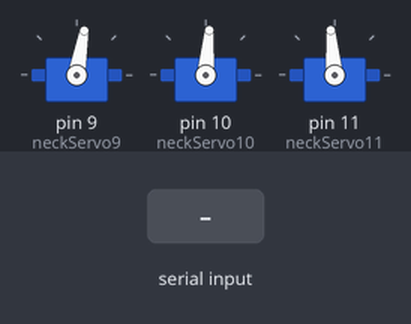
Bench run of a sketch on a simulated Arduino Uno, built with avr-gcc and run on an emulated ATmega328P. Shown: 3 × servo. Inputs (shaded band) come from the test bench. What the sketch prints to the serial monitor is not drawn.

Above: at 1.2 s.
1.3 s: "d" received over Serial
At 2.3 s:
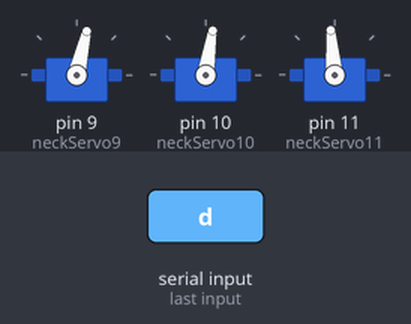
2.8 s: "w" received over Serial
At 3.5 s:
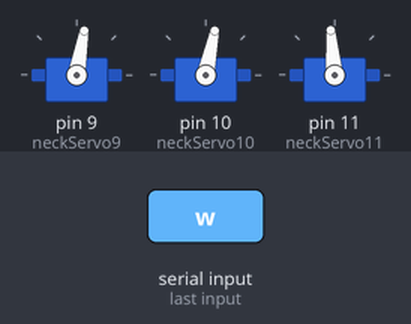
4.3 s: "d" received over Serial
At 4.6 s:
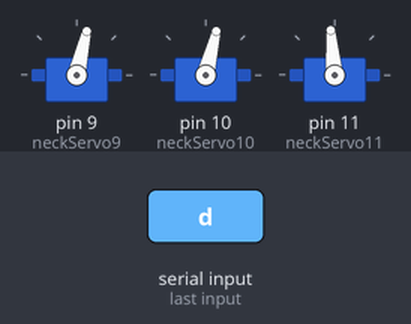
5.8 s: "a" received over Serial
At 6.9 s:
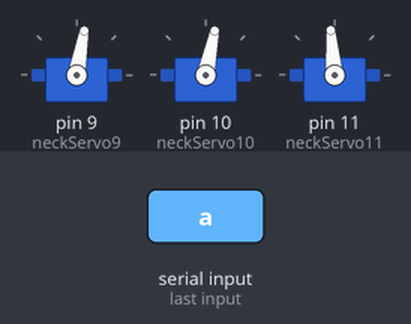
7.3 s: "s" received over Serial
At 8.1 s:
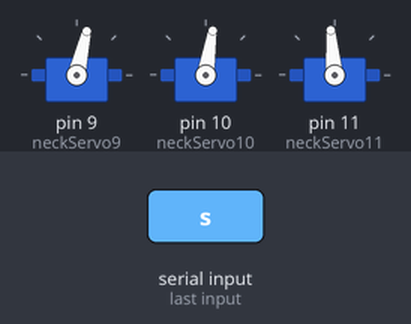
Timing chart, 0 to 9.8 s (numbered marks = the images above; inputs shaded):
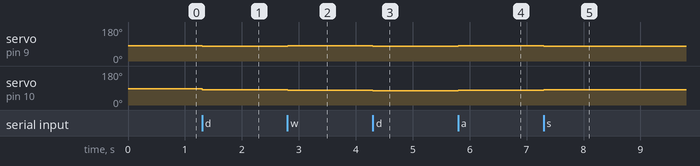

The sketch:

RobotNeck.ino
```cpp
#include <Servo.h>

Servo neckServo9;   // Top-right servo
Servo neckServo10;  // Top-left servoa
Servo neckServo11;  // Bottom servo

const int rightNeutral = 1390;   // Calibrated neutral position for the right servo
const int leftNeutral = 1440;    // Calibrated neutral position for the left servo
const int bottomNeutral = 1550;  // Calibrated neutral position for the bottom servo

const int stepUs = 35;           // Offset added per keypress
const int maxTiltOffsetUs = 100;  // Maximum pitch or roll command offset
const int maxYawOffsetUs = 100;   // Maximum yaw command offset
const int maxUpperOffsetUs = 100; // Maximum offset for each upper servo

int pitchOffsetUs = 0;
int rollOffsetUs = 0;
int yawOffsetUs = 0;

void setup() {
  neckServo9.attach(9, 500, 2500);
  neckServo10.attach(10, 500, 2500);
  neckServo11.attach(11, 500, 2500);

  Serial.begin(9600);

  // Move all servos to their calibrated neutral positions
  updateServos();

  Serial.println("Pitch: A/D, Roll: W/S, Yaw: J/L, Neutral: 0");
}

void loop() {
  if (Serial.available() > 0) {
    char command = Serial.read();

    // Control pitch: move both upper servos in the same direction
    if (command == 'a') pitchOffsetUs += stepUs;
    if (command == 'd') pitchOffsetUs -= stepUs;

    // Control roll: move the upper servos in opposite directions
    if (command == 'w') rollOffsetUs += stepUs;
    if (command == 's') rollOffsetUs -= stepUs;

    // Control yaw: move the bottom servow

    if (command == 'l') yawOffsetUs += stepUs;
    if (command == 'j') yawOffsetUs -= stepUs;

    // Return all three directions to their neutral positions
    if (command == '0') {
      pitchOffsetUs = 0;
      rollOffsetUs = 0;
      yawOffsetUs = 0;
    }

    pitchOffsetUs = constrain(pitchOffsetUs, -maxTiltOffsetUs, maxTiltOffsetUs);
    rollOffsetUs = constrain(rollOffsetUs, -maxTiltOffsetUs, maxTiltOffsetUs);
    yawOffsetUs = constrain(yawOffsetUs, -maxYawOffsetUs, maxYawOffsetUs);

    updateServos();
  }
}

void updateServos() {
  // Limit each upper servo after combining pitch and roll.
  const int rightOffsetUs = constrain(
      pitchOffsetUs + rollOffsetUs, -maxUpperOffsetUs, maxUpperOffsetUs);
  const int leftOffsetUs = constrain(
      pitchOffsetUs - rollOffsetUs, -maxUpperOffsetUs, maxUpperOffsetUs);

  neckServo9.writeMicroseconds(rightNeutral + rightOffsetUs);
  neckServo10.writeMicroseconds(leftNeutral + leftOffsetUs);

  // Apply yaw independently to the bottom servo.
  neckServo11.writeMicroseconds(bottomNeutral + yawOffsetUs);
}
```

Measured:
- after the input at 1.3 s, servo on pin 9 (neckServo9): 80° → 77° at once; servo on pin 10 (neckServo10): 85° → 81° at once
- after the input at 2.8 s, servo on pin 9 (neckServo9): 77° → 80° at once; servo on pin 10 (neckServo10): 81° → 78° at once
- after the input at 4.3 s, servo on pin 9 (neckServo9): 80° → 77° at once; servo on pin 10 (neckServo10): 78° → 76° at once
- after the input at 5.8 s, servo on pin 9 (neckServo9): 77° → 80° at once; servo on pin 10 (neckServo10): 76° → 78° at once
- after the input at 7.3 s, servo on pin 9 (neckServo9): 80° → 77° at once; servo on pin 10 (neckServo10): 78° → 81° at once
